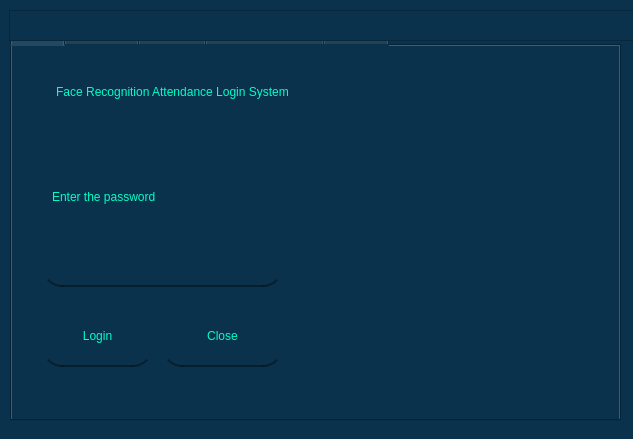
<?xml version="1.0" encoding="UTF-8"?>
<ui version="4.0">
 <class>MainWindow</class>
 <widget class="QMainWindow" name="MainWindow">
  <property name="geometry">
   <rect>
    <x>0</x>
    <y>0</y>
    <width>633</width>
    <height>439</height>
   </rect>
  </property>
  <property name="windowTitle">
   <string>MainWindow</string>
  </property>
  <property name="styleSheet">
   <string notr="true">background-color: rgb(10, 50, 76);</string>
  </property>
  <widget class="QWidget" name="centralwidget">
   <widget class="QTabWidget" name="tabWidget">
    <property name="geometry">
     <rect>
      <x>10</x>
      <y>20</y>
      <width>611</width>
      <height>401</height>
     </rect>
    </property>
    <property name="currentIndex">
     <number>0</number>
    </property>
    <widget class="QWidget" name="tab">
     <attribute name="title">
      <string>Login</string>
     </attribute>
     <widget class="QLabel" name="label">
      <property name="geometry">
       <rect>
        <x>0</x>
        <y>0</y>
        <width>611</width>
        <height>381</height>
       </rect>
      </property>
      <property name="text">
       <string/>
      </property>
      <property name="pixmap">
       <pixmap>login.png</pixmap>
      </property>
      <property name="scaledContents">
       <bool>true</bool>
      </property>
     </widget>
     <widget class="QLabel" name="label_2">
      <property name="geometry">
       <rect>
        <x>20</x>
        <y>10</y>
        <width>281</width>
        <height>71</height>
       </rect>
      </property>
      <property name="styleSheet">
       <string notr="true">color: rgb(2, 255, 200);
background-color: rgba(255, 255, 255, 0);
font: 14pt &quot;Terminal&quot;;</string>
      </property>
      <property name="text">
       <string>Face Recognition Attendance Login System</string>
      </property>
      <property name="alignment">
       <set>Qt::AlignCenter</set>
      </property>
      <property name="wordWrap">
       <bool>true</bool>
      </property>
     </widget>
     <widget class="QPushButton" name="LOGINBUTTON">
      <property name="geometry">
       <rect>
        <x>30</x>
        <y>260</y>
        <width>111</width>
        <height>61</height>
       </rect>
      </property>
      <property name="styleSheet">
       <string notr="true">QPushButton#LOGINBUTTON{
border-bottom:2px solid rgba(0,0,0,100);
padding:10px;
font: 11pt &quot;MS Shell Dlg 2&quot;;
border-radius:20px;
font: 14pt &quot;Terminal&quot;;
color: rgb(2, 255, 200);
}

QPushButton#LOGINBUTTON:hover{
background-color: rgb(10,80,76);
color: rgb(2, 255, 200);
}</string>
      </property>
      <property name="text">
       <string>Login</string>
      </property>
     </widget>
     <widget class="QLabel" name="label_12">
      <property name="geometry">
       <rect>
        <x>40</x>
        <y>130</y>
        <width>241</width>
        <height>41</height>
       </rect>
      </property>
      <property name="styleSheet">
       <string notr="true">font: 14pt &quot;Terminal&quot;;
color: rgb(2, 255, 200);
background-color: rgba(255, 255, 255, 0);</string>
      </property>
      <property name="text">
       <string>Enter the password</string>
      </property>
     </widget>
     <widget class="QPushButton" name="CLOSE">
      <property name="geometry">
       <rect>
        <x>150</x>
        <y>260</y>
        <width>121</width>
        <height>61</height>
       </rect>
      </property>
      <property name="styleSheet">
       <string notr="true">QPushButton#CLOSE{
border-bottom:2px solid rgba(0,0,0,100);
padding:10px;
font: 11pt &quot;MS Shell Dlg 2&quot;;
border-radius:20px;
font: 14pt &quot;Terminal&quot;;
color: rgb(2, 255, 200);
}

QPushButton#CLOSE:hover{
background-color: rgb(10,80,76);
color: rgb(2, 255, 200);
}</string>
      </property>
      <property name="text">
       <string>Close</string>
      </property>
     </widget>
     <widget class="QLabel" name="LOGININFO">
      <property name="geometry">
       <rect>
        <x>40</x>
        <y>80</y>
        <width>241</width>
        <height>41</height>
       </rect>
      </property>
      <property name="styleSheet">
       <string notr="true">font: 14pt &quot;Terminal&quot;;
background-color: rgba(255, 255, 255, 0);
color: rgb(2, 255, 200);
</string>
      </property>
      <property name="text">
       <string/>
      </property>
     </widget>
     <widget class="QLineEdit" name="PASSWORD">
      <property name="geometry">
       <rect>
        <x>30</x>
        <y>180</y>
        <width>241</width>
        <height>61</height>
       </rect>
      </property>
      <property name="styleSheet">
       <string notr="true">QLineEdit#PASSWORD{
background-color: rgb(10, 50, 76);
border-bottom:2px solid rgba(0,0,0,100);
color:rgba(255,255,255,255);
padding:10px;
font: 11pt &quot;MS Shell Dlg 2&quot;;
border-radius:20px;

font: 14pt &quot;Terminal&quot;;
color: rgb(2, 255, 200);
}

QLineEdit#PASSWORD:hover{
color:rgb(20,255,200);
background-color: rgb(10, 60, 76);
}</string>
      </property>
      <property name="text">
       <string/>
      </property>
      <property name="echoMode">
       <enum>QLineEdit::Password</enum>
      </property>
     </widget>
    </widget>
    <widget class="QWidget" name="tab_2">
     <attribute name="title">
      <string>Mainform</string>
     </attribute>
     <widget class="QLabel" name="QLABEL2">
      <property name="geometry">
       <rect>
        <x>0</x>
        <y>0</y>
        <width>611</width>
        <height>381</height>
       </rect>
      </property>
      <property name="text">
       <string/>
      </property>
      <property name="pixmap">
       <pixmap>mainform.png</pixmap>
      </property>
      <property name="scaledContents">
       <bool>true</bool>
      </property>
     </widget>
     <widget class="QPushButton" name="TRAINLINK1">
      <property name="geometry">
       <rect>
        <x>50</x>
        <y>50</y>
        <width>191</width>
        <height>51</height>
       </rect>
      </property>
      <property name="styleSheet">
       <string notr="true">QPushButton#TRAINLINK1{
border-bottom:2px solid rgba(0,0,0,100);
padding:10px;
font: 11pt &quot;MS Shell Dlg 2&quot;;
border-radius:20px;
font: 14pt &quot;Terminal&quot;;
color: rgb(2, 255, 200);
}

QPushButton#TRAINLINK1:hover{
background-color: rgb(10,80,76);
color: rgb(2, 255, 200);
}</string>
      </property>
      <property name="text">
       <string>TRAIN USER</string>
      </property>
     </widget>
     <widget class="QPushButton" name="REPORTSLINK1">
      <property name="geometry">
       <rect>
        <x>50</x>
        <y>200</y>
        <width>191</width>
        <height>51</height>
       </rect>
      </property>
      <property name="styleSheet">
       <string notr="true">QPushButton#REPORTSLINK1{
border-bottom:2px solid rgba(0,0,0,100);
padding:10px;
font: 11pt &quot;MS Shell Dlg 2&quot;;
border-radius:20px;
font: 14pt &quot;Terminal&quot;;
color: rgb(2, 255, 200);
}

QPushButton#REPORTSLINK1:hover{
background-color: rgb(10,80,76);
color: rgb(2, 255, 200);
}</string>
      </property>
      <property name="text">
       <string>REPORTS</string>
      </property>
     </widget>
     <widget class="QPushButton" name="ATTLINK1">
      <property name="geometry">
       <rect>
        <x>50</x>
        <y>120</y>
        <width>191</width>
        <height>51</height>
       </rect>
      </property>
      <property name="styleSheet">
       <string notr="true">QPushButton#ATTLINK1{
border-bottom:2px solid rgba(0,0,0,100);
padding:10px;
font: 11pt &quot;MS Shell Dlg 2&quot;;
border-radius:20px;
font: 14pt &quot;Terminal&quot;;
color: rgb(2, 255, 200);
}

QPushButton#ATTLINK1:hover{
background-color: rgb(10,80,76);
color: rgb(2, 255, 200);
}</string>
      </property>
      <property name="text">
       <string>ATTENDANCE ENTRY</string>
      </property>
     </widget>
     <widget class="QPushButton" name="LOGOUTBUTTON">
      <property name="geometry">
       <rect>
        <x>50</x>
        <y>270</y>
        <width>191</width>
        <height>51</height>
       </rect>
      </property>
      <property name="styleSheet">
       <string notr="true">QPushButton#LOGOUTBUTTON{
border-bottom:2px solid rgba(0,0,0,100);
padding:10px;
font: 11pt &quot;MS Shell Dlg 2&quot;;
border-radius:20px;
font: 14pt &quot;Terminal&quot;;
color: rgb(2, 255, 200);
}

QPushButton#LOGOUTBUTTON:hover{
background-color: rgb(10,80,76);
color: rgb(2, 255, 200);
}</string>
      </property>
      <property name="text">
       <string>LOGOUT</string>
      </property>
     </widget>
    </widget>
    <widget class="QWidget" name="tab_3">
     <attribute name="title">
      <string>Training</string>
     </attribute>
     <widget class="QLabel" name="QLABEL2_2">
      <property name="geometry">
       <rect>
        <x>0</x>
        <y>0</y>
        <width>611</width>
        <height>381</height>
       </rect>
      </property>
      <property name="text">
       <string/>
      </property>
      <property name="pixmap">
       <pixmap>training.png</pixmap>
      </property>
      <property name="scaledContents">
       <bool>true</bool>
      </property>
     </widget>
     <widget class="QLabel" name="label_3">
      <property name="geometry">
       <rect>
        <x>60</x>
        <y>20</y>
        <width>181</width>
        <height>31</height>
       </rect>
      </property>
      <property name="styleSheet">
       <string notr="true">color: rgb(2, 255, 200);
background-color: rgba(255, 255, 255, 0);
font: 14pt &quot;Terminal&quot;;</string>
      </property>
      <property name="text">
       <string>TRAINING PROCESS</string>
      </property>
      <property name="alignment">
       <set>Qt::AlignCenter</set>
      </property>
      <property name="wordWrap">
       <bool>true</bool>
      </property>
     </widget>
     <widget class="QLineEdit" name="traineeName">
      <property name="geometry">
       <rect>
        <x>30</x>
        <y>110</y>
        <width>241</width>
        <height>61</height>
       </rect>
      </property>
      <property name="styleSheet">
       <string notr="true">QLineEdit#traineeName{
background-color: rgb(10, 50, 76);
border-bottom:2px solid rgba(0,0,0,100);
color:rgba(255,255,255,255);
padding:10px;
font: 11pt &quot;MS Shell Dlg 2&quot;;
border-radius:20px;

font: 14pt &quot;Terminal&quot;;
color: rgb(2, 255, 200);
}

QLineEdit#traineeName:hover{
color:rgb(20,255,200);
background-color: rgb(10, 60, 76);
}</string>
      </property>
      <property name="text">
       <string/>
      </property>
      <property name="echoMode">
       <enum>QLineEdit::Normal</enum>
      </property>
     </widget>
     <widget class="QLabel" name="label_4">
      <property name="geometry">
       <rect>
        <x>30</x>
        <y>70</y>
        <width>211</width>
        <height>31</height>
       </rect>
      </property>
      <property name="styleSheet">
       <string notr="true">color: rgb(2, 255, 200);
background-color: rgba(255, 255, 255, 0);
font: 14pt &quot;Terminal&quot;;</string>
      </property>
      <property name="text">
       <string>Enter the person name</string>
      </property>
      <property name="alignment">
       <set>Qt::AlignCenter</set>
      </property>
      <property name="wordWrap">
       <bool>true</bool>
      </property>
     </widget>
     <widget class="QLabel" name="label_5">
      <property name="geometry">
       <rect>
        <x>30</x>
        <y>180</y>
        <width>241</width>
        <height>41</height>
       </rect>
      </property>
      <property name="styleSheet">
       <string notr="true">color: rgb(2, 255, 200);
background-color: rgba(255, 255, 255, 0);
font: 14pt &quot;Terminal&quot;;</string>
      </property>
      <property name="text">
       <string>Training capture counts</string>
      </property>
      <property name="alignment">
       <set>Qt::AlignLeading|Qt::AlignLeft|Qt::AlignVCenter</set>
      </property>
      <property name="wordWrap">
       <bool>true</bool>
      </property>
     </widget>
     <widget class="QLineEdit" name="trainingCount">
      <property name="geometry">
       <rect>
        <x>30</x>
        <y>220</y>
        <width>241</width>
        <height>61</height>
       </rect>
      </property>
      <property name="styleSheet">
       <string notr="true">QLineEdit#trainingCount{
background-color: rgb(10, 50, 76);
border-bottom:2px solid rgba(0,0,0,100);
color:rgba(255,255,255,255);
padding:10px;
font: 11pt &quot;MS Shell Dlg 2&quot;;
border-radius:20px;

font: 14pt &quot;Terminal&quot;;
color: rgb(2, 255, 200);
}

QLineEdit#trainingCount:hover{
color:rgb(20,255,200);
background-color: rgb(10, 60, 76);
}</string>
      </property>
      <property name="text">
       <string>100</string>
      </property>
      <property name="echoMode">
       <enum>QLineEdit::Normal</enum>
      </property>
     </widget>
     <widget class="QPushButton" name="TRAININGBUTTON">
      <property name="geometry">
       <rect>
        <x>30</x>
        <y>300</y>
        <width>111</width>
        <height>61</height>
       </rect>
      </property>
      <property name="styleSheet">
       <string notr="true">QPushButton#TRAININGBUTTON{
border-bottom:2px solid rgba(0,0,0,100);
padding:10px;
font: 11pt &quot;MS Shell Dlg 2&quot;;
border-radius:20px;
font: 14pt &quot;Terminal&quot;;
color: rgb(2, 255, 200);
}

QPushButton#TRAININGBUTTON:hover{
background-color: rgb(10,80,76);
color: rgb(2, 255, 200);
}</string>
      </property>
      <property name="text">
       <string>TRAIN</string>
      </property>
     </widget>
     <widget class="QPushButton" name="TRAININGBACK">
      <property name="geometry">
       <rect>
        <x>160</x>
        <y>300</y>
        <width>111</width>
        <height>61</height>
       </rect>
      </property>
      <property name="styleSheet">
       <string notr="true">QPushButton#TRAININGBACK{
border-bottom:2px solid rgba(0,0,0,100);
padding:10px;
font: 11pt &quot;MS Shell Dlg 2&quot;;
border-radius:20px;
font: 14pt &quot;Terminal&quot;;
color: rgb(2, 255, 200);
}

QPushButton#TRAININGBACK:hover{
background-color: rgb(10,80,76);
color: rgb(2, 255, 200);
}</string>
      </property>
      <property name="text">
       <string>GO BACK</string>
      </property>
     </widget>
    </widget>
    <widget class="QWidget" name="tab_4">
     <attribute name="title">
      <string>Face Recognition</string>
     </attribute>
     <widget class="QLabel" name="QLABEL2_3">
      <property name="geometry">
       <rect>
        <x>0</x>
        <y>0</y>
        <width>611</width>
        <height>381</height>
       </rect>
      </property>
      <property name="text">
       <string/>
      </property>
      <property name="pixmap">
       <pixmap>facereco.png</pixmap>
      </property>
      <property name="scaledContents">
       <bool>true</bool>
      </property>
     </widget>
     <widget class="QLabel" name="label_6">
      <property name="geometry">
       <rect>
        <x>60</x>
        <y>20</y>
        <width>181</width>
        <height>31</height>
       </rect>
      </property>
      <property name="styleSheet">
       <string notr="true">color: rgb(2, 255, 200);
background-color: rgba(255, 255, 255, 0);
font: 14pt &quot;Terminal&quot;;</string>
      </property>
      <property name="text">
       <string>ATTENDANCE ENTRY</string>
      </property>
      <property name="alignment">
       <set>Qt::AlignCenter</set>
      </property>
      <property name="wordWrap">
       <bool>true</bool>
      </property>
     </widget>
     <widget class="QPushButton" name="RECORD">
      <property name="geometry">
       <rect>
        <x>40</x>
        <y>60</y>
        <width>221</width>
        <height>61</height>
       </rect>
      </property>
      <property name="styleSheet">
       <string notr="true">QPushButton#RECORD{
border-bottom:2px solid rgba(0,0,0,100);
padding:10px;
font: 11pt &quot;MS Shell Dlg 2&quot;;
border-radius:20px;
font: 14pt &quot;Terminal&quot;;
color: rgb(2, 255, 200);
}

QPushButton#RECORD:hover{
background-color: rgb(10,80,76);
color: rgb(2, 255, 200);
}</string>
      </property>
      <property name="text">
       <string>RECORD ATTENDANCE</string>
      </property>
     </widget>
     <widget class="QLabel" name="label_7">
      <property name="geometry">
       <rect>
        <x>40</x>
        <y>140</y>
        <width>181</width>
        <height>31</height>
       </rect>
      </property>
      <property name="styleSheet">
       <string notr="true">color: rgb(2, 255, 200);
background-color: rgba(255, 255, 255, 0);
font: 14pt &quot;Terminal&quot;;</string>
      </property>
      <property name="text">
       <string>Current Status</string>
      </property>
      <property name="alignment">
       <set>Qt::AlignLeading|Qt::AlignLeft|Qt::AlignVCenter</set>
      </property>
      <property name="wordWrap">
       <bool>true</bool>
      </property>
     </widget>
     <widget class="QLabel" name="currentprocess">
      <property name="geometry">
       <rect>
        <x>40</x>
        <y>170</y>
        <width>181</width>
        <height>31</height>
       </rect>
      </property>
      <property name="styleSheet">
       <string notr="true">color: rgb(2, 255, 200);
background-color: rgba(255, 255, 255, 0);
font: 14pt &quot;Terminal&quot;;</string>
      </property>
      <property name="text">
       <string>Waiting...</string>
      </property>
      <property name="alignment">
       <set>Qt::AlignLeading|Qt::AlignLeft|Qt::AlignVCenter</set>
      </property>
      <property name="wordWrap">
       <bool>true</bool>
      </property>
     </widget>
     <widget class="QPushButton" name="ATTENDANCEBACK">
      <property name="geometry">
       <rect>
        <x>40</x>
        <y>220</y>
        <width>221</width>
        <height>61</height>
       </rect>
      </property>
      <property name="styleSheet">
       <string notr="true">QPushButton#ATTENDANCEBACK{
border-bottom:2px solid rgba(0,0,0,100);
padding:10px;
font: 11pt &quot;MS Shell Dlg 2&quot;;
border-radius:20px;
font: 14pt &quot;Terminal&quot;;
color: rgb(2, 255, 200);
}

QPushButton#ATTENDANCEBACK:hover{
background-color: rgb(10,80,76);
color: rgb(2, 255, 200);
}</string>
      </property>
      <property name="text">
       <string>GO BACK</string>
      </property>
     </widget>
     <widget class="QLabel" name="currentprocess_2">
      <property name="geometry">
       <rect>
        <x>30</x>
        <y>300</y>
        <width>241</width>
        <height>61</height>
       </rect>
      </property>
      <property name="styleSheet">
       <string notr="true">color: rgb(2, 255, 200);
background-color: rgba(255, 255, 255, 0);
font: 7pt &quot;Terminal&quot;;</string>
      </property>
      <property name="text">
       <string>Please show your face to record the attendance. If you have already trained the system with your face, it will automatically record the attendace for you.</string>
      </property>
      <property name="alignment">
       <set>Qt::AlignLeading|Qt::AlignLeft|Qt::AlignVCenter</set>
      </property>
      <property name="wordWrap">
       <bool>true</bool>
      </property>
     </widget>
    </widget>
    <widget class="QWidget" name="tab_5">
     <attribute name="title">
      <string>Reports</string>
     </attribute>
     <widget class="QLabel" name="label_14">
      <property name="geometry">
       <rect>
        <x>0</x>
        <y>0</y>
        <width>601</width>
        <height>371</height>
       </rect>
      </property>
      <property name="text">
       <string/>
      </property>
      <property name="pixmap">
       <pixmap>reports.png</pixmap>
      </property>
      <property name="scaledContents">
       <bool>true</bool>
      </property>
     </widget>
     <widget class="QLabel" name="label_8">
      <property name="geometry">
       <rect>
        <x>390</x>
        <y>30</y>
        <width>171</width>
        <height>41</height>
       </rect>
      </property>
      <property name="styleSheet">
       <string notr="true">font: 14pt &quot;Terminal&quot;;
background-color: rgba(255, 255, 255, 0);
color: rgb(2, 255, 200);
</string>
      </property>
      <property name="text">
       <string>ATTENDANCE REPORT</string>
      </property>
     </widget>
     <widget class="QLabel" name="label_9">
      <property name="geometry">
       <rect>
        <x>380</x>
        <y>80</y>
        <width>91</width>
        <height>21</height>
       </rect>
      </property>
      <property name="styleSheet">
       <string notr="true">font: 10pt &quot;Terminal&quot;;
background-color: rgba(255, 255, 255, 0);
color: rgb(2, 255, 200);
</string>
      </property>
      <property name="text">
       <string>Select Date</string>
      </property>
     </widget>
     <widget class="QDateEdit" name="dateEdit">
      <property name="geometry">
       <rect>
        <x>490</x>
        <y>80</y>
        <width>81</width>
        <height>22</height>
       </rect>
      </property>
      <property name="styleSheet">
       <string notr="true">background-color: rgb(0, 0, 0);
color: rgb(255, 255, 255);</string>
      </property>
      <property name="calendarPopup">
       <bool>true</bool>
      </property>
     </widget>
     <widget class="QPushButton" name="REPORTSBACK">
      <property name="geometry">
       <rect>
        <x>390</x>
        <y>300</y>
        <width>181</width>
        <height>51</height>
       </rect>
      </property>
      <property name="styleSheet">
       <string notr="true">QPushButton#REPORTSBACK{
border-bottom:2px solid rgba(0,0,0,100);
padding:10px;
font: 11pt &quot;MS Shell Dlg 2&quot;;
border-radius:20px;
font: 14pt &quot;Terminal&quot;;
color: rgb(2, 255, 200);
}

QPushButton#REPORTSBACK:hover{
background-color: rgb(10,80,76);
color: rgb(2, 255, 200);
}</string>
      </property>
      <property name="text">
       <string>GO BACK</string>
      </property>
     </widget>
     <widget class="QTableWidget" name="REPORTS">
      <property name="geometry">
       <rect>
        <x>390</x>
        <y>110</y>
        <width>181</width>
        <height>171</height>
       </rect>
      </property>
      <property name="styleSheet">
       <string notr="true">background-color: rgb(2, 255, 200);</string>
      </property>
     </widget>
    </widget>
   </widget>
   <widget class="QFrame" name="frame">
    <property name="geometry">
     <rect>
      <x>9</x>
      <y>10</y>
      <width>631</width>
      <height>31</height>
     </rect>
    </property>
    <property name="frameShape">
     <enum>QFrame::StyledPanel</enum>
    </property>
    <property name="frameShadow">
     <enum>QFrame::Raised</enum>
    </property>
   </widget>
  </widget>
 </widget>
 <resources/>
 <connections/>
</ui>
